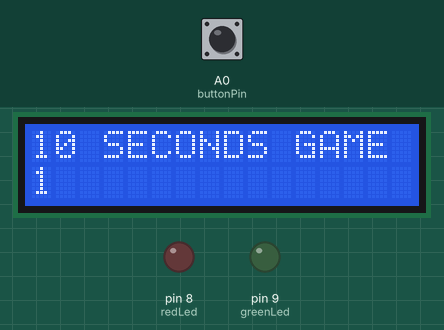
The sketch below on a simulated Arduino Uno, built with avr-gcc and run on an emulated ATmega328P. Parts: 16×2 character LCD, output pins drawn as LEDs (lit = HIGH). Inputs (shaded band) come from the test bench; at power-on: A0 (buttonPin) HIGH. The local clock reads 2024-03-15 10:24:30 at power-on unless the sketch sets it; what the sketch prints to the serial monitor is not drawn.

Above: at 1.2 s.
1.3 s: A0 (buttonPin) pulled LOW for 0.15 s
At 2.0 s:
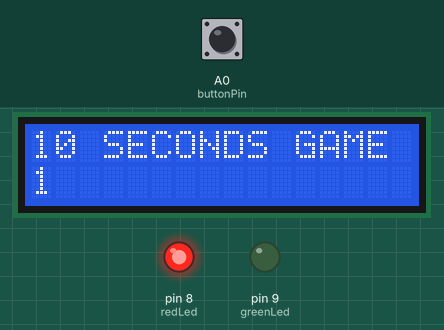
2.9 s: A0 (buttonPin) pulled LOW for 1 s
At 5.4 s:
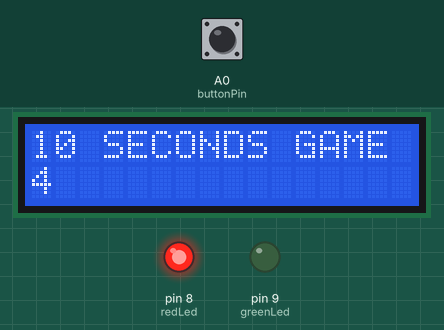
5.5 s: A0 (buttonPin) driven LOW
8.5 s: A0 (buttonPin) pulsed HIGH 2 times (0.12 s each, 0.3 s apart)
Timing chart, 0 to 11.5 s (numbered marks = the images above; inputs shaded):
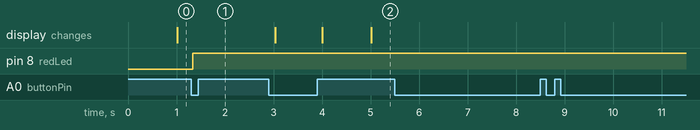

The sketch:

lab3.ino
```cpp
#include <LiquidCrystal.h> //Library to control an LCD display
#include <Wire.h>
#include <uRTCLib.h> //Library to control a real-time clock

uRTCLib rtc(0x68);  //Creates an RTC object called rtc at I²C (communication protocol used for talking to devices like sensors)

const int rs = 12, en = 11, d4 = 5, d5 = 4, d6 = 3, d7 = 2; //Defines the Arduino pins connected to the LCD.
LiquidCrystal lcd(rs, en, d4, d5, d6, d7);  //Creates lcd object to control the 16x2 LCD. Its a function

unsigned long seconds = 0;  //current second from the RTC.
unsigned long lastSecond = 0;  //stores the last second value when a button was pressed.
static bool buttonLastState = false; //keeps track of the toggle state of the game.
int buttonPin = A0;  //analog pin A0 is used for the button.

int greenLed = 9;  //pins controlling LEDs
int redLed = 8;

//Detect a clean button press without false triggers.
bool buttonPressed(){
  static bool last = HIGH;  //last read state of button.
  static unsigned long tLastChange = 0;  //time of last state change
  static bool armed = true;  //ensures button only triggers once per press


  bool now = digitalRead(buttonPin);  //Read current button state

///if the button state changed since the last time we checked.
  if (now != last) {
    tLastChange = millis();
    last = now;
  }

  if ((millis() - tLastChange) > 30) {   // debounce
    if (last == LOW && armed) {
      armed = false;  //Once we detect this press, we don’t want to detect it again until the button is released.
      return true;
    }
    if (last == HIGH) armed = true;
  }
  return false;
}


void setup() {

Serial.begin(9600);

lcd.begin(16, 2);
lcd.print("10 SECONDS GAME");

pinMode(greenLed, OUTPUT);
pinMode(redLed, OUTPUT);

pinMode(buttonPin, INPUT);
Wire.begin();
URTCLIB_WIRE.begin();

}

void loop() {
rtc.refresh();  //updates RTC’s internal values.
bool pressed = buttonPressed();   //checks if button was pressed.
seconds = rtc.second();  //gets current seconds from RTC.

if (pressed) {
    buttonLastState = !buttonLastState;  //Toggles the game state between running and paused each time the button is pressed.
  }

//Serial.println(buttonLastState);

  if (!buttonLastState){

    if (seconds > 10){
      rtc.set(0, 0, 0, 0, 0, 0, 26);  //If yes, resets the RTC to 00:00:00 (year 26, day 0).
      seconds  = 0;
    }
      lastSecond = seconds;  //Stores current seconds in lastSecond.
  }


  if(buttonLastState){
        rtc.set(lastSecond,rtc.minute(), rtc.hour(),  //Sets the RTC seconds to lastSecond so the timer pauses the second counter.
            rtc.dayOfWeek(), rtc.day(),
            rtc.month(), rtc.year());  //Keeps the minute/hour/day/etc. unchanged.
        seconds = lastSecond;

//chechks win or lose
        if (seconds == 10) {
          Serial.println("Should be green");
          digitalWrite(greenLed, HIGH);
          digitalWrite(redLed, LOW);
        } else if (seconds != 10){
          Serial.println("Should be red");
          digitalWrite(redLed, HIGH);
          digitalWrite(greenLed, LOW);
        } else {
          Serial.println("nothing");
          digitalWrite(greenLed, LOW);
          digitalWrite(redLed, LOW);
        }


  }

  lcd.setCursor(0, 1);  //Moves cursor to second row (row 1, column 0).
  lcd.print("    ");   //Clears previous number (4 spaces).
  lcd.setCursor(0, 1);
  lcd.print(seconds);  ///Prints the current seconds value.


}
```

Measured:
- after the input at 1.3 s, pin 8 (redLed): LOW → HIGH at once
- after the input at 2.9 s, the display: first changes after 0.13 s (image 2 shows a later state)
- after the input at 5.5 s, every drawn part: stays the same
- after the input at 8.5 s, every drawn part: stays the same
